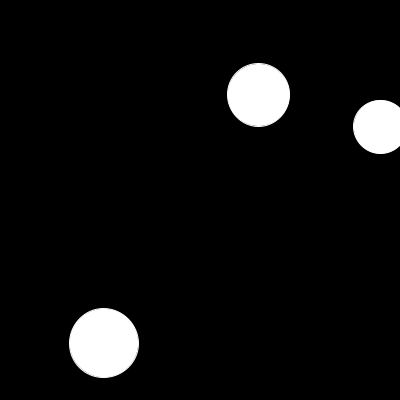
Frame 1 (no input)
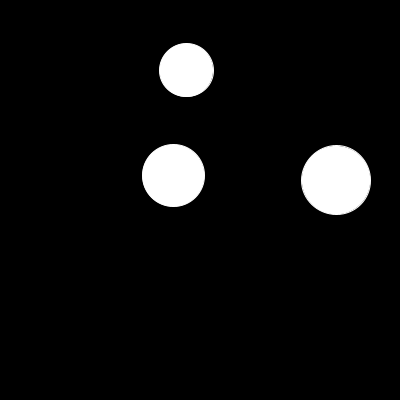
Frame 60 (the mouse pressed at the canvas centre just before this capture)
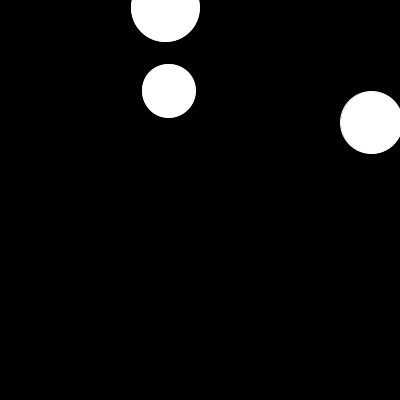
Frame 120 (the mouse held since frame 60 and released just before this capture)

The Processing sketch that drew these frames (run headless with seeded random() and noise(); from frame 60 on, the mouse is pressed at the canvas centre):

// Processing sketch: ex10_crazy_balls
// ── ex10_crazy_balls.pde
float ball1X;
float ball2X;
float ball3X;

float ball1Y;
float ball2Y;
float ball3Y;

float minR = 15;
float maxR = 50;
float ball1R;
float ball2R;
float ball3R;

float ball1A;
float ball2A;
float ball3A;

float ball1S = 10;
float ball2S = 10;
float ball3S = 10;

float newAngle() {
  return random(-PI, PI);
}

float newSpeed(float oldSpeed) {
  float speed = oldSpeed + random(-0.5, 0.5);
  speed = constrain(speed, 0.1, 25.0);
  return speed;
}

float newX(float oldX, float angle, float speed) {
  float x = oldX + speed * cos(angle); //<>//
  if (x > width) {
    x -= width;
  } else if (x < 0) {
    x += width;
  }
  return x;
}

float newY(float oldY, float angle, float speed) {
  float y = oldY + speed * sin(angle); //<>//
  if (y > height) {
    y -= height;
  } else if (y < 0) {
    y += height;
  }
  return y;
}

boolean detectCollision(float x1, float y1, float r1, float x2, float y2, float r2) {
  return dist(x1, y1, x2, y2) < (r1 + r2);
}

void setup() {
  size(400, 400);
  ellipseMode(RADIUS);
  ball1X = random(width);
  ball2X = random(width);
  ball3X = random(width);

  ball1Y = random(height);
  ball2Y = random(height);
  ball3Y = random(height);

  ball1R = random(minR, maxR);
  ball2R = random(minR, maxR);
  ball3R = random(minR, maxR);

  ball1A = newAngle();
  ball2A = newAngle();
  ball3A = newAngle();

  ball1S = newSpeed(ball1S);
  ball2S = newSpeed(ball2S);
  ball3S = newSpeed(ball3S);
  
  fill(255);
  stroke(255);
  
  frameRate(30);
}

void draw() {

  // Draw screen
  background(0);
  println(ball1X, ball1Y, ball1S, ball1A);
  circle(ball1X, ball1Y, ball1R); //<>//
  circle(ball2X, ball2Y, ball2R);
  circle(ball3X, ball3Y, ball3R);

  // Update model
  ball1X = newX(ball1X, ball1A, ball1S);
  ball1Y = newY(ball1Y, ball1A, ball1S);
  ball2X = newX(ball2X, ball2A, ball2S);
  ball2Y = newY(ball2Y, ball2A, ball2S);
  ball3X = newX(ball3X, ball3A, ball3S);
  ball3Y = newY(ball3Y, ball3A, ball3S);
  
  if (detectCollision(ball1X, ball1Y, ball1R, ball2X, ball2Y, ball2R)) {
    ball1A = newAngle();
    ball2A = newAngle();
    ball1S = newSpeed(ball1S);
    ball2S = newSpeed(ball2S);
  }
  if (detectCollision(ball1X, ball1Y, ball1R, ball3X, ball3Y, ball3R)) {
    ball1A = newAngle();
    ball3A = newAngle();
    ball1S = newSpeed(ball1S);
    ball3S = newSpeed(ball3S);
  }
  if (detectCollision(ball3X, ball3Y, ball3R, ball2X, ball2Y, ball2R)) {
    ball3A = newAngle();
    ball2A = newAngle();
    ball3S = newSpeed(ball3S);
    ball2S = newSpeed(ball2S);
  }
  
}
